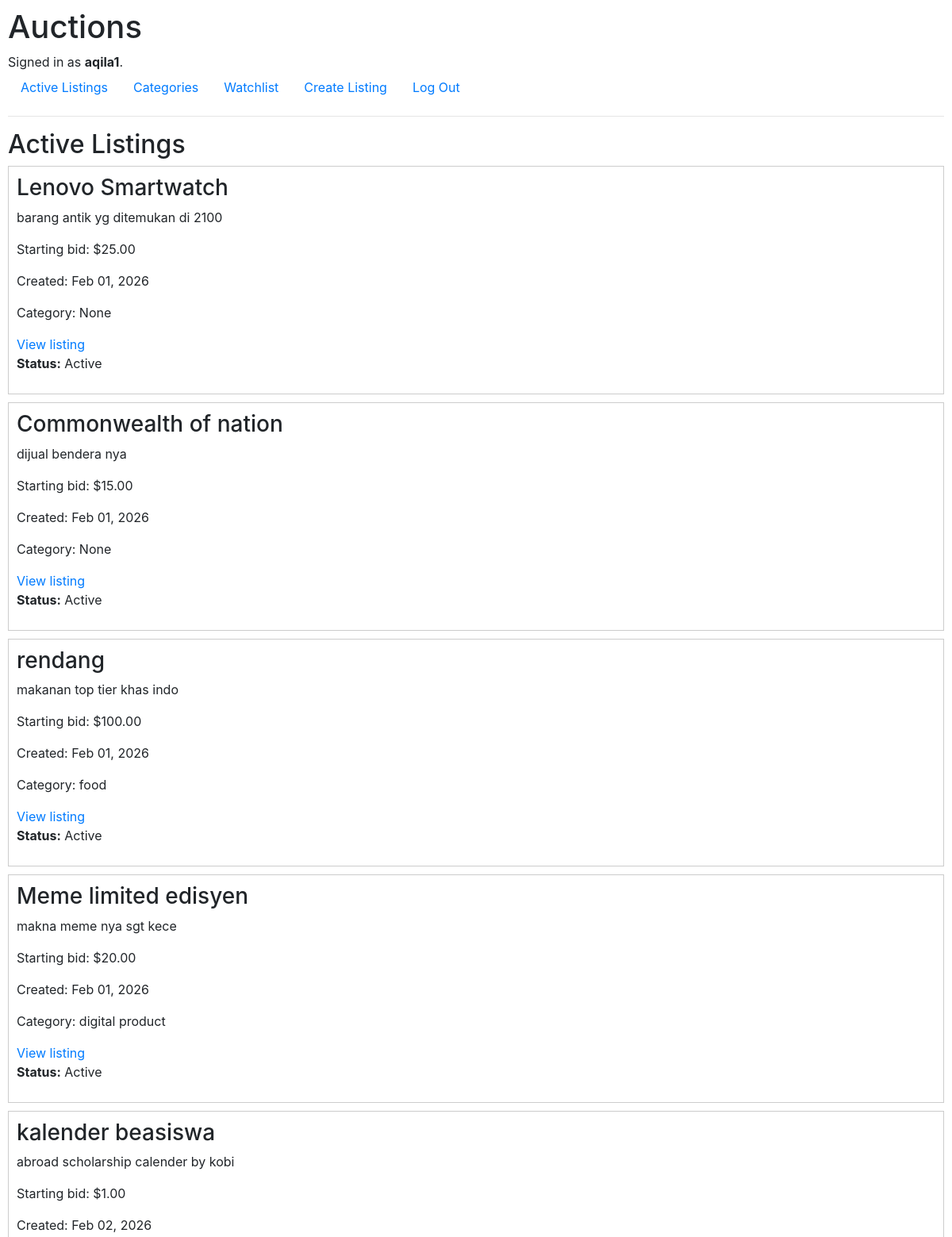
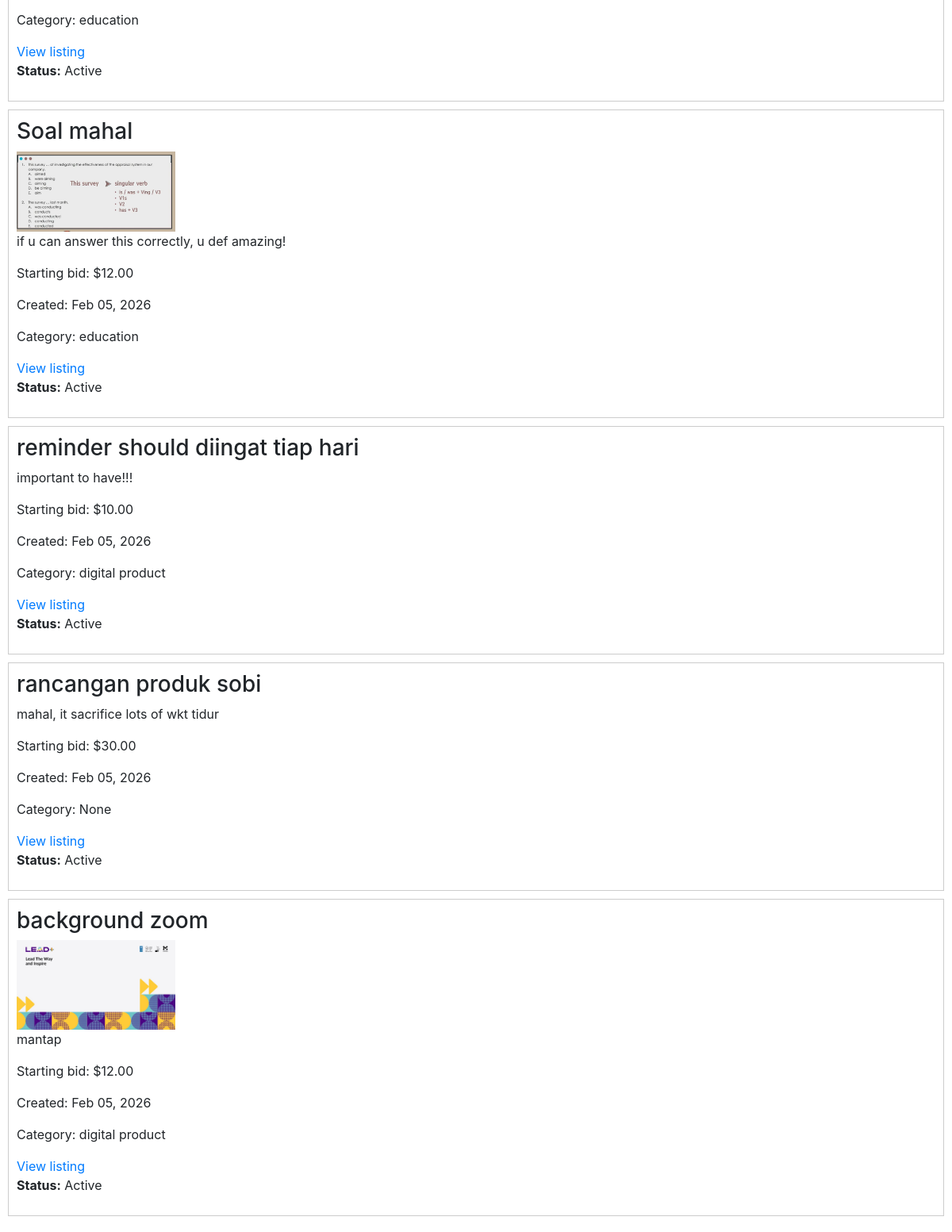
The page / (signed in) on the database its author committed (2 pictures, top to bottom).
### auctions/models.py (models this page shows, shortened)
class User(AbstractUser):
    pass

class AuctionList(models.Model):
    owner = models.ForeignKey(
        User, on_delete = models.CASCADE, related_name="listings"
    )
    title = models.CharField(max_length=120)
    description = models.TextField()
    starting_bid = models.DecimalField(
        max_digits=10, decimal_places=2
    )
    image = models.ImageField(    # or URL field
       upload_to ="images/", blank = True, null = True
    )
    category = models.ForeignKey(
        Category, on_delete=models.SET_NULL, related_name="listings",  blank = True, null = True
    )
    date_posted = models.DateTimeField(auto_now_add=True)
    is_active = models.BooleanField(default=True)
    winner = models.ForeignKey(
        User, on_delete = models.SET_NULL,  blank = True, null = True, related_name ="won_auction"
    )
    watchlist = models.ManyToManyField(
        User, blank = True, related_name = "watchlist"
    )

class Category(models.Model):
    name = models.CharField(
        max_length=64, unique=True
    )

### auctions/views.py (the view)
# urls.py: path("", views.index, name="index"),
def index(request):
    listings = AuctionList.objects.filter(is_active=True)
    return render(request, "auctions/index.html", {
        "listings": listings
    })

### auctions/templates/auctions/index.html
{% extends "auctions/layout.html" %}
{% block body %}
  <h2>Active Listings</h2>
  {% if listings %}
    <div>
      {% for listing in listings %}
        <div style="border: 1px solid #ccc; padding: 10px; margin-bottom: 10px;">
          <h3>{{ listing.title }}</h3>
              {% if listing.image %}
                <img src="{{ listing.image.url }}" alt="{{ listing.title }}" style="max-width: 200px;">
              {% endif %}
          <p>{{ listing.description }}</p>
          <p>
            Starting bid:
            ${{ listing.starting_bid }}
          </p>
          <p>Created: {{ listing.date_posted|date:"M d, Y" }}</p>
          {% if listing.category %}
            <p>Category: {{ listing.category.name }}</p>
          {% else %}
            <p>Category: None</p>
          {% endif %}
            <a href="{% url 'listing_detail' listing.id %}">
              View listing
            </a><p>
        <strong>Status:</strong>
        {% if listing.is_active %}
          Active
        {% else %}
          Closed
        {% endif %}
        </p>
        </div>
      {% endfor %}
    </div>
  {% else %}
    <p>No listings available.</p>
  {% endif %}
{% endblock %}

### auctions/templates/auctions/layout.html (shortened to what this page needs)
{% load static %}
<!DOCTYPE html>
<html lang="en">
    <head>
        <link rel="stylesheet" href="https://stackpath.bootstrapcdn.com/bootstrap/4.4.1/css/bootstrap.min.css">
        <link href="{% static 'auctions/styles.css' %}" rel="stylesheet">
    </head>
    <body>
        <h1>Auctions</h1>
        <div>
            {% if user.is_authenticated %}
                Signed in as <strong>{{ user.username }}</strong>.
            {% else %}
                Not signed in.
            {% endif %}
        </div>
        <ul class="nav">
            <li class="nav-item">
                <a class="nav-link" href="{% url 'index' %}">Active Listings</a>
            </li>
            <li class="nav-item">
                <a class="nav-link" href="{% url 'index' %}">Categories</a>
            </li>
            <li class="nav-item">
                <a class="nav-link" href="{% url 'watchlist' %}">Watchlist</a>
            </li>
            <li class="nav-item">
                <a class="nav-link" href="{% url 'create_listing' %}">Create Listing</a>
            </li>
            {% if user.is_authenticated %}
                <li class="nav-item">
                    <a class="nav-link" href="{% url 'logout' %}">Log Out</a>
                </li>
            {% endif %}
        </ul>
        <hr>
        {% block body %}
        {% endblock %}
    </body>
</html>

### auctions/static/auctions/styles.css (style rules this page uses)
body { padding: 10px; }

### rows shown on the page
User: username "aqila1"
AuctionList: title "Lenovo Smartwatch", description "barang antik yg ditemukan di 2100", starting_bid "25.00", date_posted "Feb 01, 2026", shows "Category: None", is_active "Active"
AuctionList: title "Commonwealth of nation", description "dijual bendera nya", starting_bid "15.00", date_posted "Feb 01, 2026", shows "Category: None", is_active "Active"
AuctionList: title "rendang", description "makanan top tier khas indo", starting_bid "100.00", date_posted "Feb 01, 2026", category.name "food", is_active "Active"
AuctionList: title "Meme limited edisyen", description "makna meme nya sgt kece", starting_bid "20.00", date_posted "Feb 01, 2026", category.name "digital product", is_active "Active"
AuctionList: title "kalender beasiswa", description "abroad scholarship calender by kobi", starting_bid "1.00", date_posted "Feb 02, 2026", category.name "education", is_active "Active"
AuctionList: title "Soal mahal", image (picture), description "if u can answer this correctly, u def amazing!", starting_bid "12.00", date_posted "Feb 05, 2026", category.name "education", is_active "Active"
AuctionList: title "reminder should diingat tiap hari", description "important to have!!!", starting_bid "10.00", date_posted "Feb 05, 2026", category.name "digital product", is_active "Active"
AuctionList: title "rancangan produk sobi", description "mahal, it sacrifice lots of wkt tidur", starting_bid "30.00", date_posted "Feb 05, 2026", shows "Category: None", is_active "Active"
AuctionList: title "background zoom", image (picture), description "mantap", starting_bid "12.00", date_posted "Feb 05, 2026", category.name "digital product", is_active "Active"
